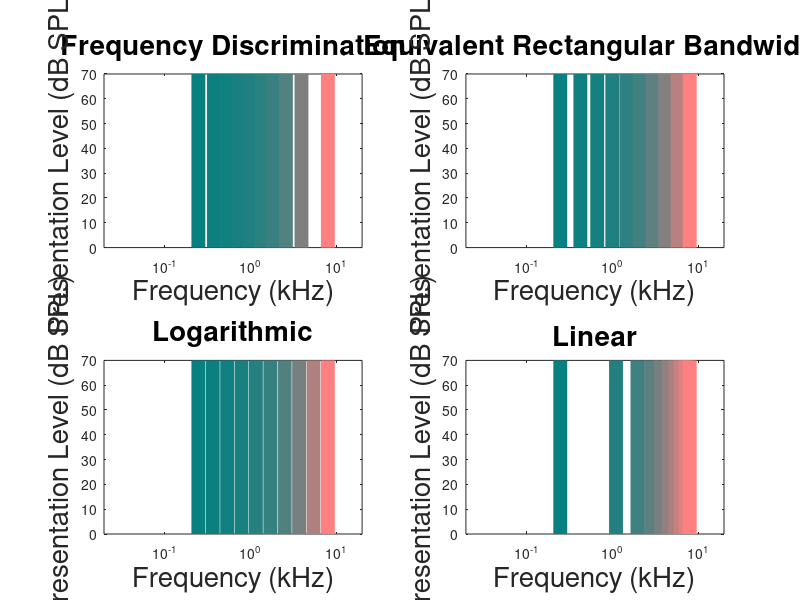
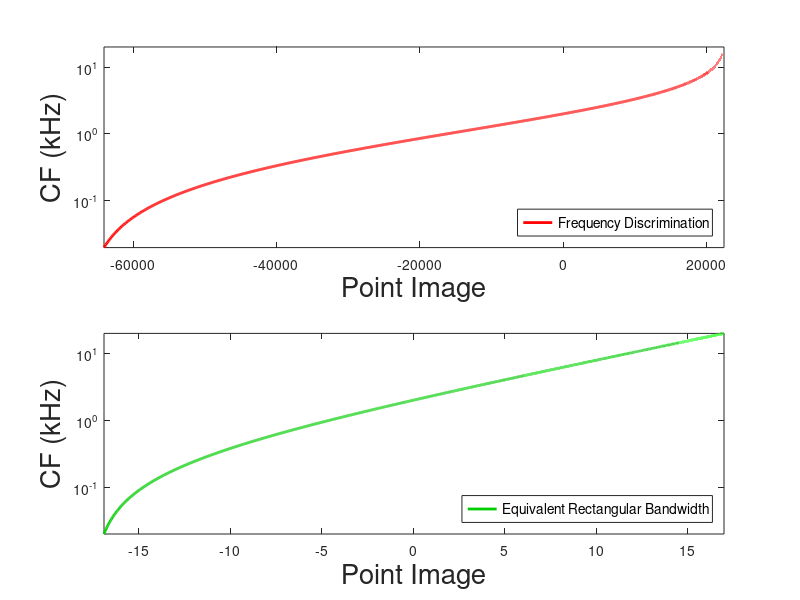

Here is the MATLAB script that generated these plots, in order: (Note: a time limit stopped this script after it produced the figures.)
function TonotopicMap = ModelTonotopticMagnification
% Model of Frequency magnification imaged using fMRI
% effect on stimulus spacing on recorded response compared to underlying
% spacing of neuron/voxel characterisic frequency spacing

%% TO DO
%% FUNCTION CREATEFIGURES use if statement and local function to create figures for each stage - input which properties to use

% why does converlution cause the resonse to increase so much max 100 to max 20000
% make sure size of varibles is pre defined - namely each varible in - TonotopicMap(iTonoMap).sturucture
% Bandlimit RMSE
% calculate RMSE in tonotopic magnifiction domain
% plot graphs for each section to check

% ability to diferenciaite two frequencies isn't the same as tuning width
% of neruons - response from many neurons - more neurons that response the
% more accuritate - ERB based on measurements in notched noise so only it
% is reflective of tuning width

% point image per mm needed to voxel based fMRI sampling - allow to be set different for
% each magnification - massively different scales

% sample x distance from 2 kHz
% vary number of Point images per mm

% round to whole values and set step size for point image

% convert SPL to SL for Frequency Discrimination equation

% list of conditions to model

% stimulus set

% auditory properties

clc; close all

%% Stimuli Magnification domain functions
StimulusSetSpacing = {str2func('@lcfNDLF10'),str2func('@lcfNErb'),str2func('@lcfLogarithmicMagnification'),str2func('@lcfLinearMagnification')};
StimulusSetFreq = {str2func('@lcfInvNDLF10'),str2func('@lcfInvNErb'),str2func('@lcfLogMag2Freq'),str2func('@lcfLinMag2Freq')};
StimulusSetNames = {'Frequency Discrimination','Equivalent Rectangular Bandwidth','Logarithmic','Linear'};   % names for graph titles for each stimulus spacing - must be in same order as StimMagDomain and StimMagDomain2Freq variables

%% Stimuli Properties
StimHighFreq = 8;  % highest frequency to test
StimLowFreq = 0.25; % lowest frequency to test
nStimuli = 10;   % number of stimulus
StimdB = 70;    % presentaiton level (dB SPL)

%% Auditory system properties
HighFreq = 20;  % Highest frequency of the system
LowFreq = 0.02; % Lowest frequency of the system
FreqStep = 0.001; % resolution of auditory system
f = LowFreq:FreqStep:HighFreq; % Frequencies representated by auditory system
Fn = 2;     % Frequency to calibrate tonotopic maps (kHz)
TWn = 0.1; % Tuning width at Fn in perceptage
CorticalDistance = 30; % length of gradient in mm
NeuronDensity = 1000; % number of neurons per mm
nNeurons = NeuronDensity .* CorticalDistance; % number of neurons across cortical distance
NeuronDistance = linspace (0,CorticalDistance,nNeurons);

%% Neuronal population Magnification domain fucntion
TonotopicMagnification = {str2func('@lcfNDLF10'),str2func('@lcfNErb')};
TonoMag2Freq = {str2func('@lcfInvNDLF10'),str2func('@lcfInvNErb')};
TuningWidth = {str2func('@lcfDLF10'),str2func('@lcfErb')};


% TuningWidth = {str2func('@lcfErb'),str2func('@lcfErb'),str2func('@lcfErb')};
TonotopicNames = {'Frequency Discrimination','Equivalent Rectangular Bandwidth', 'Logarithmic'};   % names for graph titles for each stimulus spacing - must be in same order as StimMagDomain and StimMagDomain2Freq variables

%% System Properites
% C = 0.01; % constant scaling for tuning width - alter Q across all frequencies, for all Tonotopic magnificaiton domains
C = 1;
NoiseLev = 10; % level of noise in system

%% Imaging Properties
% Voxel Population Properties
Resolution = 0.5;  % resolution of imaging in mm
nVoxels = CorticalDistance./Resolution; % number of voxels
VoxelDistance = linspace (0,CorticalDistance,nVoxels);
NeuronsPerVoxel = nNeurons./nVoxels; % number of neurons per voxel
%% Model Hemodyanmic Spread
fwhm = 3;% spread of hemodynamic response in mm
sigma = fwhm ./(2 .* (sqrt(2 .* log(2))));
x = -10:(1/NeuronsPerVoxel):10;
Xg = 1 .* exp(-0.5 .* (x./sigma).^2);

%% Figure Properites
% create colours to use for plot each stimulus/voxel property
SpacingColour = {[1 0 0],[0 0.8 0],[0 0 1],[0 0.8 0.8],[0 1 1]};
% use code below to set size of each figure created
% set(f,'OuterPosition',FIG)
FigSize = lcfSetFigSize;
fFontSize = 20;
rangelow = 0.5;
rangehigh = 4;

%% Select graphs
% graphselect = 0; % 1 is for entire frequency range - else zoomed
fStimulusSel = 1;
fCFSel = 1;
fTuningWidthSel = 1;
fNeuronResSel = 1;
fNeuronHemoResSel = 0;
fVoxelResSel = 0;
fESTCFSel = 1;
fESTpCFPrunedSel = 0;
fRMSErange = 0;

%% Create indexing varibles - not used
iTonoMap = length(TonotopicMagnification);
iStimSet = length(StimulusSetSpacing);

%% Create stimulus sets
%% Predefine varibles to save stimulus sets
StimulusSet = zeros (length(StimulusSetSpacing),nStimuli);
StimulusLevel = zeros (length(StimulusSetSpacing),nStimuli);
for iStimSet = 1:length(StimulusSetSpacing)
    %% Create Stimulus Set = convert tonotopic magnification units to frequency
    %- linearly space in tonotopic magnification domain between low and high frequency in nStimuli steps
    StimulusSet(iStimSet,:) = StimulusSetFreq{iStimSet}(linspace(StimulusSetSpacing{iStimSet}(StimLowFreq), StimulusSetSpacing{iStimSet}(StimHighFreq), nStimuli));
    StimulusLevel(iStimSet,:) = ones(size(StimulusSet(iStimSet))).*StimdB; % can use to model filter response
end

%% Present stimulus sets to each tonotopic map

%% Predefine varibles to store model data
TonotopicMap = struct('SpacingOrder',{'DLM','ERB','Log'},...
    'CF',zeros(1,nNeurons),...
    'p',zeros(1,nNeurons),...
    'df',zeros(1,nNeurons),...
    'pCF',zeros(length(StimulusSetSpacing),nVoxels),...
    'ESTpCF',zeros(length(StimulusSetSpacing),nVoxels),...
    'RMSE',zeros(1,length(StimulusSetSpacing)),...
    'RMSEPruned',zeros(1,length(StimulusSetSpacing)),...
    'VoxelsWithinStimLim',[],...
    'CorticalDistanceWithinStimLim',[]);

for iTonoMap = 1:length(TonotopicMagnification)
    %% create tonotopic maps
    %% Define neuronal properties and save to output variable
    NeuronalProperties = lcfCreateTonotopicProperties(Fn,TWn,f,TuningWidth{iTonoMap},TonotopicMagnification{iTonoMap},TonoMag2Freq{iTonoMap},C);
    TonotopicMap(iTonoMap).D = NeuronalProperties.D;
    TonotopicMap(iTonoMap).CF = NeuronalProperties.CF;
    TonotopicMap(iTonoMap).p = NeuronalProperties.p ;
    TonotopicMap(iTonoMap).df = NeuronalProperties.df ;
    
    %%
    %     for z = 1:nVoxels
    %         pCF(z) = mean (NeuronalProperties.CF(1 + (NeuronsPerVoxel * (z-1)) : (NeuronsPerVoxel * (z-1)) + NeuronsPerVoxel));
    %     end
    %     TonotopicMap(iTonoMap).pCF = pCF;
    
    %% Present each Stimulus Set in turn to neuronal population
    % Predefine variables
    NeuronalResponse = zeros(length(StimulusSet),length(TonotopicMap(iTonoMap).CF));
    %     NeuronalHemoResponse = zeros(length(StimulusSet),length(TonotopicMap(iTonoMap).CF));
    %     VoxelResponse = zeros(length(StimulusSet),nVoxels);
    for iStimSet = 1:length(StimulusSetSpacing)
        for i = 1:length(StimulusSet)
            %% Present each stimulus from stimulus set in turn to neuronal population
            % Output response of all neurons to one stimulus presenation
            NeuronalResponse(i,:) = lcfModelNeuronalResponse(StimulusSet(iStimSet,i),StimulusLevel(iStimSet,i),TonotopicMap(iTonoMap).CF,TonotopicMap(iTonoMap).p ,NoiseLev);
            NeuronalResponse(NeuronalResponse<0) = 0; % remove negative values
            %% Model Hemodyanmic Spread
            % convolve response with guassian function - sigma is set to FWHM of hemodymanic spread
            %             NeuronalHemoResponse(i,:) = conv(NeuronalResponse(i,:),Xg,'same');
            %             for n = 1:nVoxels
            %                 %% fMRI sampling - voxels
            %                 % Assuming neurons are equaly spaced - sample neuronal response by imaging resolution to give voxel response
            %                 VoxelResponse(i,n) = mean (NeuronalHemoResponse(i,1 + (NeuronsPerVoxel .* (n-1)) : (NeuronsPerVoxel .* (n-1)) + NeuronsPerVoxel));
            %             end
        end
        
        TonotopicMap(iTonoMap).Response(iStimSet).NeuronalResponse(:,:) = NeuronalResponse;
        %         TonotopicMap(iTonoMap).Response(iStimSet).NeuronalHemoResponse(:,:) = NeuronalHemoResponse;
        %         TonotopicMap(iTonoMap).Response(iStimSet).VoxelResponse(:,:) = VoxelResponse;
        %         %% CF ESTIMATION
        %         % weighted average response for each voxel in stimuli domain (stimuli domain because stimuli ID used for calulation)
        ESTCF = lcfCalculatepCFEstimation (StimulusSet(iStimSet,:),NeuronalResponse,StimulusSetSpacing{iStimSet},StimulusSetFreq{iStimSet});
        TonotopicMap(iTonoMap).ESTCF(iStimSet,:) = ESTCF';
        %         %% pCF ESTIMATION
        %         % weighted average response for each voxel in stimuli domain (stimuli domain because stimuli ID used for calulation)
        %         ESTpCF = lcfCalculatepCFEstimation (StimulusSet(iStimSet,:),VoxelResponse,StimulusSetSpacing{iStimSet},StimulusSetFreq{iStimSet});
        %         TonotopicMap(iTonoMap).ESTpCF(iStimSet,:) = ESTpCF';
        %
        %         %% Calculate Root Mean Squared Error for all voxels
        %         SE=(log10(ESTpCF(iStimSet,:)) - log10(pCF)).^2;
        %         MSE = mean(SE);
        %         TonotopicMap(iTonoMap).RMSE(iStimSet)= sqrt(MSE);
        
        %         %% Calculate Root Mean Squared Error for all voxels
        SE=(log10(NeuronalResponse(iStimSet,:)) - log10(NeuronalProperties.CF)).^2;
        MSE = mean(SE);
        TonotopicMap(iTonoMap).RMSE(iStimSet)= sqrt(MSE);
    end
    
end
%% Display results
%% select graphs
%% Stimulus sets plot
if fStimulusSel == 1
    fStim = figure('Color', [1 1 1]);
    set(fStim,'OuterPosition',FigSize)
    % create figure to plot stimulus properties
    for iStimSet = 1:length(StimulusSetSpacing)
        for i = 1:length((StimulusSet(iStimSet,:)))
            figure (fStim)% plot to stimulus properties figure
            subplot(2,2,iStimSet); % create and index subplot
            plot(repmat(StimulusSet(iStimSet,i),1,2),[min(ylim) StimulusLevel(iStimSet,i)], 'color',[(StimulusSet(iStimSet,i))./max(StimulusSet(iStimSet,:)) 0.5 0.5], 'LineWidth', 10); % at each stimulus frequency create lines the level of each stimulus presenation level
            % set plot properties
            set(gca,'XScale','log');
            title (StimulusSetNames{iStimSet}, 'FontSize', fFontSize), xlabel('Frequency (kHz)', 'FontSize', fFontSize), ylabel('Presentation Level (dB SPL)', 'FontSize', fFontSize);
            ylim ([0 StimulusLevel(iStimSet,i)]), xlim ([LowFreq 20]);
            hold on
        end
    end
end
%% plot Charaterisic Frequencies for each magnification scale
if fCFSel == 1
    fCF = figure('Color', [1 1 1]);
    set(fCF,'OuterPosition',FigSize)
    for iTonoMap = 1:length(TonotopicMagnification)
        subplot (length(TonotopicMagnification), 1, iTonoMap)
        plot (TonotopicMap(iTonoMap).D,TonotopicMap(iTonoMap).CF, 'color',SpacingColour{iTonoMap}, 'LineWidth', 2)
        %         hold on
        set(gca,'YScale','log');
        xlabel('Point Image', 'FontSize', fFontSize), ylabel('CF (kHz)', 'FontSize', fFontSize);
        ylim ([LowFreq HighFreq]), xlim ([min(TonotopicMap(iTonoMap).D) max(TonotopicMap(iTonoMap).D)]);
        warning('off','MATLAB:legend:IgnoringExtraEntries')
        fLeg = legend((TonotopicNames{iTonoMap}),'Location','SouthEast');
        set(fLeg, 'FontSize', fFontSize./2);
    end
    fCF = figure('Color', [1 1 1]);
    set(fCF,'OuterPosition',FigSize)
    for iTonoMap = 1:length(TonotopicMagnification)
        subplot (length(TonotopicMagnification), 1, iTonoMap)
        plot (TonotopicMap(iTonoMap).CF,TonotopicMap(iTonoMap).D, 'color',SpacingColour{iTonoMap}, 'LineWidth', 2)
        %         hold on
        set(gca,'XScale','log');
        ylabel('Point Image', 'FontSize', fFontSize), xlabel('CF (kHz)', 'FontSize', fFontSize);
        xlim ([LowFreq HighFreq])
        warning('off','MATLAB:legend:IgnoringExtraEntries')
        fLeg = legend((TonotopicNames{iTonoMap}),'Location','SouthEast');
        set(fLeg, 'FontSize', fFontSize./2);
    end
end

if fTuningWidthSel == 1
    %% Plot tuning widths as a function of CF
    fTuningvsCF = figure('Color', [1 1 1]);
    set(fTuningvsCF,'OuterPosition',FigSize)
    for iTonoMap = 1:length(TonotopicMagnification)
        plot (TonotopicMap(iTonoMap).CF,TonotopicMap(iTonoMap).df, 'color',SpacingColour{iTonoMap}, 'LineWidth', 2)
        hold on
        set(gca,'YScale','log','XScale','log');
        ylabel('Tuning Width (kHz)', 'FontSize', fFontSize), xlabel('CF (kHz)', 'FontSize', fFontSize);
        xlim ([LowFreq HighFreq])
        warning('off','MATLAB:legend:IgnoringExtraEntries')
        fLeg = legend((TonotopicNames),'Location','SouthEast');
        set(fLeg, 'FontSize', fFontSize./2);
        
    end
end

if fNeuronResSel == 1;
    %% plot voxel response
    for iTonoMap = 1:length(TonotopicMagnification)
        fNeuronRes(iTonoMap) = figure('Color', [1 1 1]);
        set(fNeuronRes(iTonoMap),'OuterPosition',FigSize)
        for iStimSet = 1:length(StimulusSetNames)
            subplot(2,2,iStimSet);
            for i = 1 : length(StimulusSet)
                area(TonotopicMap(iTonoMap).D,TonotopicMap(iTonoMap).Response(iStimSet).NeuronalResponse(i,:), 'FaceColor',[(StimulusSet(iStimSet,i)./max(StimulusSet(iStimSet,:))) 0.5 0.5])
                hold on
                
            end
        end
    end
end

% if fNeuronHemoResSel == 1;
%     %% plot voxel response
%     for iTonoMap = 1:length(TonotopicMagnification)
%         fNeuronHemoRes(iTonoMap) = figure('Color', [1 1 1]);
%         set(fNeuronHemoRes(iTonoMap),'OuterPosition',FigSize)
%         for iStimSet = 1:length(StimulusSetNames)
%             subplot(2,2,iStimSet);
%             for i = 1 : length(StimulusSet)
%                 area(TonotopicMap(iTonoMap).D,TonotopicMap(iTonoMap).Response(iStimSet).NeuronalHemoResponse(i,:), 'FaceColor',[(StimulusSet(iStimSet,i)./max(StimulusSet(iStimSet,:))) 0.5 0.5])
%                 hold on
%
%             end
%         end
%     end
% end

% if fVoxelResSel == 1;
%     %% plot voxel response
%     for iTonoMap = 1:length(TonotopicMagnification)
%         fVoxelRes(iTonoMap) = figure('Color', [1 1 1]);
%         set(fVoxelRes(iTonoMap),'OuterPosition',FigSize)
%         for iStimSet = 1:length(StimulusSetNames)
%             subplot(2,2,iStimSet);
%             for i = 1 : length(StimulusSet)
%                 area(1:nVoxels,TonotopicMap(iTonoMap).Response(iStimSet).VoxelResponse(i,:), 'FaceColor',[(StimulusSet(iStimSet,i)./max(StimulusSet(iStimSet,:))) 0.5 0.5])
%                 xlabel('Voxel ID','FontSize', fFontSize), ylabel('Response Level','FontSize', fFontSize);
%                 title ([StimulusSetNames{iStimSet},'Response'], 'FontSize', fFontSize);
%                 hold on
%             end
%                         if iStimSet == 4
%                 uicontrol('Style', 'text',...
%                     'String', TonotopicNames{iTonoMap},...
%                     'FontSize', 25,...
%                     'Units','normalized',...
%                     'backgroundcolor',[1 1 1],...
%                     'ForegroundColor',[0 0 0],...
%                     'Position', [0 0.5 1 0.05]);
%             end
%         end
%     end
% end

if fESTCFSel == 1;
    %% Plot all pCFs - all voxels and frequencies
    % Create figure plotting estimated pCF for each magnification domain for
    % each stimulus set with axis limits set by Auditory system min and maximum
    % frequency
    for iTonoMap = 1:length(TonotopicMagnification)
        fTonotopic(iTonoMap) = figure('Color', [1 1 1]);
        set(fTonotopic(iTonoMap),'OuterPosition',FigSize)
        plot (TonotopicMap(iTonoMap).D,TonotopicMap(iTonoMap).CF, 'color',SpacingColour{iTonoMap}, 'LineWidth', 2);
        axis tight, title ([TonotopicNames{iTonoMap},' - Range: ', num2str(LowFreq),' - ',num2str(HighFreq),' kHz'], 'FontSize', 20);
        ylim ([LowFreq HighFreq]);
        hold on
        %     plot ((nNeurons./NeuronsPerVoxel),TonotopicMap(iTonoMap).CF, 'color','b', 'LineWidth', 2);
        for iStimSet = 1:length(StimulusSetNames)
            EstCF = TonotopicMap(iTonoMap).ESTCF(iStimSet,:);
            %         EstpCF = [zeros(1,xmin), EstpCF(xmin+1:xmax), zeros(1,length(EstpCF) - xmax)];
            scatter (TonotopicMap(iTonoMap).D,EstCF, 50, SpacingColour{iStimSet}, 'fill');
        end
        set(gca,'YScale','log');
        xlabel('Point Image', 'FontSize', fFontSize), ylabel('pCF (kHz)', 'FontSize', fFontSize);
        fLeg = legend('Actual',...
            [StimulusSetNames{1},' - RMSE = ',num2str(TonotopicMap(iTonoMap).RMSE(1))],...
            [StimulusSetNames{2},' - RMSE = ',num2str(TonotopicMap(iTonoMap).RMSE(2))],...
            [StimulusSetNames{3},' - RMSE = ',num2str(TonotopicMap(iTonoMap).RMSE(3))],...
            [StimulusSetNames{4},' - RMSE = ',num2str(TonotopicMap(iTonoMap).RMSE(4))],...
            'Location','SouthEast');
        set(fLeg, 'FontSize', fFontSize./2);
    end
    
    %% Save RMSE to excel file
    T = array2table(vertcat(TonotopicMap.RMSE),'VariableNames',{'Linear' 'FreqDis' 'ERB' 'Log'},...
        'RowNames',{'FreqDis' 'ERB' 'Log'});
    writetable(T,'RMSE.csv');
end

if fESTpCFPrunedSel == 1;
    %% pCF lim StimFreqs
    % create figure plotting estimated pCF for each magnification domain for
    % each stimulus set with axis limits set by stimulus set min and maximum
    for iTonoMap = 1:length(TonotopicMagnification)
        fTonotopicZoomPrune(iTonoMap) = figure('Color', [1 1 1]);
        set(fTonotopicZoomPrune(iTonoMap),'OuterPosition',FigSize)
        plot (VoxelDistance,TonotopicMap(iTonoMap).pCF, 'color',SpacingColour{iTonoMap}, 'LineWidth', 2);
        axis tight, title ([TonotopicNames{iTonoMap},' - Range: ', num2str(StimLowFreq),' - ',num2str(StimHighFreq),' kHz'], 'FontSize', 20);
        xmin = find(TonotopicMap(iTonoMap).pCF > StimLowFreq,1);
        xmax = find(TonotopicMap(iTonoMap).pCF >= StimHighFreq,1);  % highest frequency to test
        pCFprune = TonotopicMap(iTonoMap).pCF(xmin+1:xmax);
        xminDis = (xmin/ nVoxels) * max(VoxelDistance);
        xmaxDis = (xmax/ nVoxels) * max(VoxelDistance);
        TonotopicMap(iTonoMap).VoxelsWithinStimLim = xmax - xmin; % need to convert from voxels to mm+
        TonotopicMap(iTonoMap).CorticalDistanceWithinStimLim = xmaxDis - xminDis;
        ylim ([StimLowFreq StimHighFreq]), xlim ([xminDis xmaxDis]);
        hold on
        SE = zeros(iStimSet,length(pCFprune));
        for iStimSet = 1:length(StimulusSetNames)
            EstpCF = TonotopicMap(iTonoMap).ESTpCF(iStimSet,:);
            EstpCF = [zeros(1,xmin), EstpCF(xmin+1:xmax), zeros(1,length(EstpCF) - xmax)];
            scatter (VoxelDistance,EstpCF, 50, SpacingColour{iStimSet}, 'fill');
            EstpCF = TonotopicMap(iTonoMap).ESTpCF(iStimSet,:);
            EstpCF = EstpCF(xmin+1:xmax);
            
            %% Calculate Root Mean Squared Error for voxels within stimulus frequency limits
            SE(iStimSet,:)= (log10(EstpCF) - log10(pCFprune)).^2;
            MSE(iStimSet) = mean(SE(iStimSet,:));
            TonotopicMap(iTonoMap).RMSEPruned(iStimSet) = sqrt(MSE(iStimSet));
        end
        set(gca,'YScale','log',...
            'YMinorTick','on',...
            'YTickLabel',{'0.5','1','2','4','8'},...
            'YTick',[0.5 1 2 4 8]);
        xlabel('Cortical Distance (mm)', 'FontSize', fFontSize), ylabel('pCF (kHz)', 'FontSize', fFontSize);
        fLeg = legend('Actual',...
            [StimulusSetNames{1},' - RMSE = ',num2str(TonotopicMap(iTonoMap).RMSEPruned(1))],...
            [StimulusSetNames{2},' - RMSE = ',num2str(TonotopicMap(iTonoMap).RMSEPruned(2))],...
            [StimulusSetNames{3},' - RMSE = ',num2str(TonotopicMap(iTonoMap).RMSEPruned(3))],...
            [StimulusSetNames{4},' - RMSE = ',num2str(TonotopicMap(iTonoMap).RMSEPruned(4))],...
            'Location','SouthEast');
        set(fLeg, 'FontSize', fFontSize./2);
    end
    
    %% Save RMSE for voxels with in stumulus frequncy limits to excel file
    T = array2table(vertcat(TonotopicMap.RMSEPruned),'VariableNames',{'Linear' 'FreqDis' 'ERB' 'Log'},...
        'RowNames',{'FreqDis' 'ERB' 'Log'});
    writetable(T,'RMSEStimPruned.csv');
end


if fRMSErange == 1;
    %% pCF lim StimFreqs
    % create figure plotting estimated pCF for each magnification domain for
    % each stimulus set with axis limits 1 to 4 kHz
    for iTonoMap = 1:length(TonotopicMagnification)
        fTonotopicZoomPrune(iTonoMap) = figure('Color', [1 1 1]);
        set(fTonotopicZoomPrune(iTonoMap),'OuterPosition',FigSize)
        plot (VoxelDistance,TonotopicMap(iTonoMap).pCF, 'color',SpacingColour{iTonoMap}, 'LineWidth', 2);
        axis tight, title ([TonotopicNames{iTonoMap},' - Range: ', num2str(rangelow),' - ',num2str(rangehigh),' kHz'], 'FontSize', 20);
        xmin = find(TonotopicMap(iTonoMap).pCF > rangelow,1);
        xmax = find(TonotopicMap(iTonoMap).pCF >= rangehigh,1);  % highest frequency to test
        pCFprune = TonotopicMap(iTonoMap).pCF(xmin+1:xmax);
        xminDis = (xmin/ nVoxels) * max(VoxelDistance);
        xmaxDis = (xmax/ nVoxels) * max(VoxelDistance);
        TonotopicMap(iTonoMap).VoxelsWithinStimLim = xmax - xmin; % need to convert from voxels to mm+
        TonotopicMap(iTonoMap).CorticalDistanceWithinStimLim = xmaxDis - xminDis;
        ylim ([StimLowFreq StimHighFreq]), xlim ([xminDis xmaxDis]);
        hold on
        SE = zeros(iStimSet,length(pCFprune));
        for iStimSet = 1:length(StimulusSetNames)
            EstpCF = TonotopicMap(iTonoMap).ESTpCF(iStimSet,:);
            EstpCF = [zeros(1,xmin), EstpCF(xmin+1:xmax), zeros(1,length(EstpCF) - xmax)];
            scatter (VoxelDistance,EstpCF, 50, SpacingColour{iStimSet}, 'fill');
            EstpCF = TonotopicMap(iTonoMap).ESTpCF(iStimSet,:);
            EstpCF = EstpCF(xmin+1:xmax);
            
            %% Calculate Root Mean Squared Error for voxels within 'Range' frequency limits
            SE(iStimSet,:)= (log10(EstpCF) - log10(pCFprune)).^2;
            MSE(iStimSet) = mean(SE(iStimSet,:));
            TonotopicMap(iTonoMap).RMSERange(iStimSet) = sqrt(MSE(iStimSet));
        end
        set(gca,'YScale','log',...
            'YMinorTick','on',...
            'YTickLabel',{'0.5','1','2','4','8'},...
            'YTick',[0.5 1 2 4 8]);
        xlabel('Cortical Distance (mm)', 'FontSize', fFontSize), ylabel('pCF (kHz)', 'FontSize', fFontSize);
        fLeg = legend('Actual',...
            [StimulusSetNames{1},' - RMSE = ',num2str(TonotopicMap(iTonoMap).RMSERange(1))],...
            [StimulusSetNames{2},' - RMSE = ',num2str(TonotopicMap(iTonoMap).RMSERange(2))],...
            [StimulusSetNames{3},' - RMSE = ',num2str(TonotopicMap(iTonoMap).RMSERange(3))],...
            [StimulusSetNames{4},' - RMSE = ',num2str(TonotopicMap(iTonoMap).RMSERange(4))],...
            'Location','SouthEast');
        set(fLeg, 'FontSize', fFontSize./2);
    end
    
    %% Save RMSE for voxels with in stumulus frequncy limits to excel file
    T = array2table(vertcat(TonotopicMap.RMSERange),'VariableNames',{'Linear' 'FreqDis' 'ERB' 'Log'},...
        'RowNames',{'FreqDis' 'ERB' 'Log'});
    writetable(T,'RMSERange.csv');
end

end
%% Local Functions
function properties = lcfCreateTonotopicProperties(Fn,TWn,f,G,Gn,Gi,C)
TWn = 0.1; % tuning width at Fn
Fn = 2; % Frequency to set D (point image) to zero (kHz)

A = (TWn * Fn) / G(Fn);
B = -(A * (Gn(Fn)));
D = A * (Gn(f)) + B;
properties.D = D;
properties.CF = Gi(((D) - B)./A);

properties.df = A * G(properties.CF);

properties.p = C*4*properties.CF ./ properties.df; % Filter coefficient of each Voxel % VTuningWidth - population tuning width / populationERB
end

function properties = NOTUSEDlcfCreateTonotopicProperties(LowFreq,HighFreq,nNeurons,C,TonotopicMagnification,TonoMag2Freq,TuningWidth,nr)
%(LowFreq,HighFreq,nVoxels,C,magDomain,magScale2F,magFilterWidth)
TonotopicFrequencySpacing = linspace(TonotopicMagnification(LowFreq),TonotopicMagnification(HighFreq),nNeurons); % Linearly space in magnification scale domain (ERB, FS, LOG, LIN)
% Characterisic Frequencies
properties.CF = TonoMag2Freq(TonotopicFrequencySpacing);   % neuron Characterisic Frequency - Convert maginification scale values to frequency values (kHz)
% Tuning Width
% df = TuningWidth(properties.CF); % Neuron frequency tuning width for each Voxel Charactersic Frequency (for each neuron)(Q)

% step = (TonotopicMagnification(HighFreq) - TonotopicMagnification(LowFreq)) /nNeurons;
step = (HighFreq - LowFreq) /nNeurons;
df = diff(properties.CF)./step;
% df = (diff(properties.CF));
% dfnomlise = 1./(diff(TonotopicMagnification(properties.CF))./step);
properties.df = [df(1) df(1:end)];
% dfnomlise = 1./(TonotopicMagnification(max(properties.CF))-TonotopicMagnification(min(properties.CF)));
% dfnormalise1over = 1./(diff(properties.CF)./step);
% dfnormalise1over = [dfnormalise1over(1) dfnormalise1over(1:end)];
% dfnormalise = diff(properties.CF)./step;
% dfnomlise = 1./(diff(TonotopicMagnification(properties.CF))./step);
% dfnormalise = [dfnormalise(1) dfnormalise(1:end)];
% dfnomlise = sum(dfnomlise);
% properties.df = df.*dfnomlise;
% Q = Q(1:end-1)+step./2;

% properties.df = properties.df ./ nr;    % normalise Tuning width at 1 kHz by ERB

properties.p = C*4*properties.CF ./ properties.df; % Filter coefficient of each Voxel % VTuningWidth - population tuning width / populationERB
% properties.por = C*4*properties.CF./Q; % filter coefficient not normalised
end
function Response = lcfModelNeuronalResponse (StimulusSet,StimulusLevel,CF,p,NoiseLev)
StimInt = 10.^(StimulusLevel/10);
Int = zeros(1,length(CF)); % Response intensity for each Voxel
% loop through all neurons
for I = 1:length(CF)
    for II = 1:length(StimulusSet)
        g = abs((StimulusSet(II)-CF(I))/CF(I));
        fw=(1+(p(I)*g)).*exp(-p(I)*g); %Two parameter roex
        Int(I) = Int(I)+fw*StimInt(II);
    end
end
% NoiseLev = 10;
% noise = randn (1,length(CF)).*NoiseLev;
Response = 10*log10(max(Int,1)); % Threshold intensity response and convert to dB
% Response = Response + noise; %% set negative values to 0
% Response = Int; % no threshold
% Response = max(Int,1);
end
function ESTpCF = lcfCalculatepCFEstimation (StimulusFreqs, Response,StimSpacingDomain,StimSpacingDomain2Freq)
%% Estimate population characterstic frequency using weighted average response to each stimulus
% Predefine variable for estimated pCF's
ESTpCF = zeros(length(Response),1);
StimFreqStimDomain = StimSpacingDomain(StimulusFreqs);  % convert stimulus frequencies to stimulus ID - actually stimulus spacing domain
% StimFreqStimDomain = StimulusFreqs ./ max(StimulusFreqs);
for i = 1:length(Response)
    ESTpCF (i) = sum((StimFreqStimDomain'.*Response(:,i)))./sum(Response(:,i)); % need to convert to linear spacing - convert to mag domain then convert back for characteristic frequencies
end
ESTpCF(isnan(ESTpCF)) = 0 ; % remove nans - occurs when voxel doesn't response to a stimulus
% ESTpCF = ESTpCF .* max(StimulusFreqs);
ESTpCF = StimSpacingDomain2Freq(ESTpCF);
%% need to convert back to frequency domain
end
function nr = TWnormalise (f,TWrFun,TWnFun)
% nr = normalising ratio
% f = frequenct to reference to (kHz)
% TWrFun = function which defines the reference tuning width
% TWnFun = function which defines the tuning width to normalise

r = TWrFun(f);
n = TWnFun(f);

nr = n ./ r;

end

function x = lcfLinearMagnification(f)
x = f;
end
function f = lcfLinMag2Freq(x)
f = x;
end

function X = lcfLogarithmicMagnification(f)
X = log10(f);
end
function f = lcfLogMag2Freq(x)
f = 10.^(x);
end

function erb = lcfErb(f)
% ***** lcfErb *****
% ERBs as per Glasberg and Moore (1990);
A = 24.7/1000; B = 4.37;
erb = A*(B*f+1);
end
function nerb = lcfNErb(f)
% ***** lcfNErb *****
% Converts frequency to ERB number;
A = 24.7/1000; B = 4.37;
nerb = 1/(A*B)*log(B*f+1);
end
function f = lcfInvNErb(nerb)
% ***** lcfInvNErb *****
% Converts ERB number to frequency;
A = 24.7/1000; B = 4.37;
f = 1/B*(exp(A*B*nerb)-1);
end


function DLF = lcfDLF10 (f)
% log DLM =(a*sqrt(f)+B)) Weir 1977
% DLM = 10^(a*sqrt(f)+B))
% for 40 dB SL
a = 0.026;
b = -0.533;
f = f.*1000;
DLF = 10.^(a*sqrt(f)+b);
DLF = DLF./1000;
end
function nDLF = lcfNDLF10 (f)
f = f.*1000;    % convert from kHz to Hz
% log df = exp(a*sqrt(f)+B)) Weir 1977
% for 40 dB SL
a = 0.026;
b = -0.533;
% log DLM =(a*sqrt(f)+B)) Weir 1977
% DLM = 10^(a*sqrt(f)+B)) = df/dx
% dx/df = 1/(10^(a*sqrt(x)+b))
% integral = x
% x = -(2^(1-b-a sqrt(x)) 5^(-b-a sqrt(x)) (1+a sqrt(x) log(10)))/(a^2 log^2(10))
nDLF = -(2.^(1-b-a .* sqrt(f)) .* 5.^(-b-a .* sqrt(f)) .* (1+a .* sqrt(f) .* log(10)))./(a.^2 .*(log(2)+log(5)).^2);
end
function f = lcfInvNDLF10 (nDLF)
%% interpolates to estimate frequency as a function of number of DLFs
fs = 0:0.01:20;
fs = fs.*1000;  % convert from kHz to Hz
a = 0.026;
b = -0.533;
DLF = -(2.^(1-b-a .* sqrt(fs)) .* 5.^(-b-a .* sqrt(fs)) .* (1+a .* sqrt(fs) .* log(10)))./(a.^2 .*(log(2)+log(5)).^2);
f = interp1(DLF,fs,nDLF,'spline');
f = f./1000; % convert from Hz to kHz
end

function FigSize = lcfSetFigSize
% Get monitor size to make figures full screen
f = figure ('Visible','off',...
    'Menu', 'None', ...
    'Color', [0.5, 0.5, 0.5]);

set(0,'Units','pixels') ;
p = get(0, 'MonitorPositions');
scnsize = p(1,:);
position = get(f,'Position');
outerpos = get(f,'OuterPosition');
borders = outerpos - position;
edge = -borders(1)/2;

close (f)

FigSize = [scnsize(1),...
    scnsize(2),...
    scnsize(3) - edge,...
    scnsize(4)];
end
